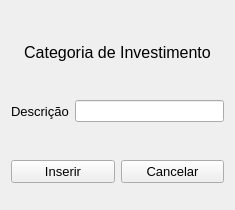
<?xml version="1.0" encoding="UTF-8"?>
<ui version="4.0">
 <class>Form</class>
 <widget class="QWidget" name="Form">
  <property name="geometry">
   <rect>
    <x>0</x>
    <y>0</y>
    <width>235</width>
    <height>210</height>
   </rect>
  </property>
  <property name="windowTitle">
   <string>Form</string>
  </property>
  <layout class="QGridLayout" name="gridLayout">
   <item row="0" column="0">
    <layout class="QVBoxLayout" name="verticalLayout">
     <item>
      <spacer name="verticalSpacer_3">
       <property name="orientation">
        <enum>Qt::Vertical</enum>
       </property>
       <property name="sizeHint" stdset="0">
        <size>
         <width>20</width>
         <height>40</height>
        </size>
       </property>
      </spacer>
     </item>
     <item>
      <widget class="QLabel" name="label">
       <property name="font">
        <font>
         <family>Arial</family>
         <pointsize>12</pointsize>
        </font>
       </property>
       <property name="text">
        <string>&lt;html&gt;&lt;head/&gt;&lt;body&gt;&lt;p align=&quot;center&quot;&gt;Categoria de Investimento&lt;/p&gt;&lt;/body&gt;&lt;/html&gt;</string>
       </property>
      </widget>
     </item>
     <item>
      <spacer name="verticalSpacer">
       <property name="orientation">
        <enum>Qt::Vertical</enum>
       </property>
       <property name="sizeHint" stdset="0">
        <size>
         <width>20</width>
         <height>40</height>
        </size>
       </property>
      </spacer>
     </item>
     <item>
      <layout class="QHBoxLayout" name="horizontalLayout_2">
       <item>
        <widget class="QLabel" name="label_2">
         <property name="font">
          <font>
           <family>Arial</family>
           <pointsize>10</pointsize>
          </font>
         </property>
         <property name="text">
          <string>Descrição</string>
         </property>
        </widget>
       </item>
       <item>
        <widget class="QLineEdit" name="txt_desc_cat_investimento"/>
       </item>
      </layout>
     </item>
     <item>
      <spacer name="verticalSpacer_2">
       <property name="orientation">
        <enum>Qt::Vertical</enum>
       </property>
       <property name="sizeHint" stdset="0">
        <size>
         <width>20</width>
         <height>40</height>
        </size>
       </property>
      </spacer>
     </item>
     <item>
      <layout class="QHBoxLayout" name="horizontalLayout">
       <item>
        <widget class="QPushButton" name="btn_inserir_cat_investimento">
         <property name="font">
          <font>
           <family>Arial</family>
           <pointsize>10</pointsize>
          </font>
         </property>
         <property name="cursor">
          <cursorShape>PointingHandCursor</cursorShape>
         </property>
         <property name="text">
          <string>Inserir</string>
         </property>
        </widget>
       </item>
       <item>
        <widget class="QPushButton" name="btn_cancelar_cat_investimento">
         <property name="font">
          <font>
           <family>Arial</family>
           <pointsize>10</pointsize>
          </font>
         </property>
         <property name="cursor">
          <cursorShape>PointingHandCursor</cursorShape>
         </property>
         <property name="text">
          <string>Cancelar</string>
         </property>
        </widget>
       </item>
      </layout>
     </item>
    </layout>
   </item>
   <item row="1" column="0">
    <spacer name="verticalSpacer_4">
     <property name="orientation">
      <enum>Qt::Vertical</enum>
     </property>
     <property name="sizeHint" stdset="0">
      <size>
       <width>20</width>
       <height>40</height>
      </size>
     </property>
    </spacer>
   </item>
  </layout>
 </widget>
 <resources/>
 <connections/>
</ui>
